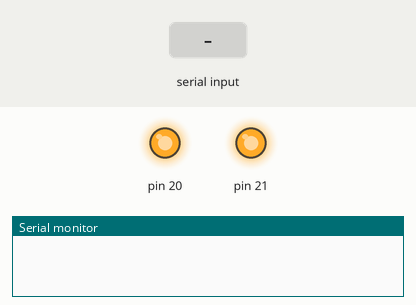
The sketch below on a simulated Arduino Mega 2560, built with avr-gcc and run on an emulated ATmega2560. On the bench: output pins drawn as LEDs (lit = HIGH), the last lines printed to the serial monitor. The inputs (shaded band) are chosen by the test bench.

Above: at 1.2 s.
1.3 s: "s90\n" received over Serial
At 2.6 s:
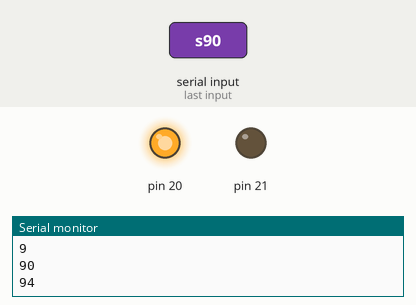
2.9 s: "r90\n" received over Serial
At 3.9 s:
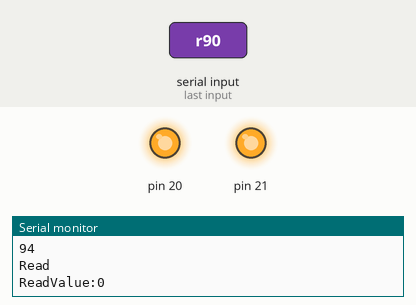
Timing chart, 0 to 5.9 s (numbered marks = the images above; inputs shaded):
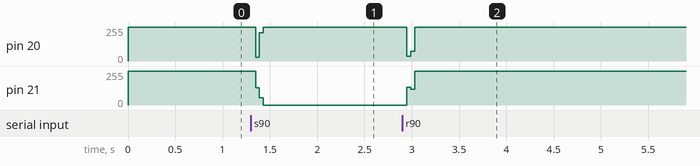

Measured:
- after the input at 1.3 s, pin 20: 255/255 → 30/255 after 0.05 s, → 211/255 0.04 s later, → 255/255 0.04 s later; pin 21: 255/255 → 0/255 after 0.05 s
- after the input at 2.9 s, pin 20: 255/255 → 36/255 after 0.05 s, → 73/255 0.04 s later, → 255/255 0.04 s later; pin 21: 0/255 → 255/255 after 0.05 s

The sketch:

MyeepRom2.ino
```cpp
enum EEPRom_WriteTask
{
W_START,
W_DEVICE_ADDRESS,
W_ACK1,
W_WORD_ADDRESS,
W_ACK2,
W_DATA,
W_ACK3,
W_STOP
};

enum EEPRom_ReadTask
{
R_START,
R_DEVICE_ADDRESS,
R_ACK1,
R_WORD_ADDRESS,
R_ACK2,
R_ReStart,
R_DEVICE_ADDRESS2,
R_ACK3,
R_READ_DATA,
R_SEND_ACK,
R_STOP
};

#define SCL 21
#define SDA 20
#define READ_MODE 2
#define WRITE_MODE 3

#define SLAVE_RECEVE_DATA 1
#define SLAVE_NO_RECEVE_DATA 2


static uint32_t curTime, prevTime=0, timeCount=0;
static int eepRom_WriteTask=0, eepRom_ReadTask=0, byteCheck=0;

static uint8_t DeviceAddr_w, DeviceAddr_r, WordAddr, Data=0, ackState=0;
static int writeFlag=0, readFlag=0, first=1, readData=0;
static char readSerial, mode=0;

void setup()
{
  Serial.begin(9600);
  DeviceAddr_w= 0xA0;
  DeviceAddr_r= 0xA1;

  WordAddr= 0x01;
  Init_eepRom(SCL, SDA);
  Delay_ms(5);
}


void loop()
{
      curTime = micros();

      if(timeCount>=4)
      {
        timeCount=0;
      }

      if(curTime-prevTime>=500 || first==1)
      {
          prevTime=curTime;
          if(first==1)
          {
            first=0;
            timeCount=0;
          }
          else
          {
            timeCount+=1;
          }
      }

  if (Serial.available() > 0)
  {
    first=1;
    readSerial=Serial.read();

    if(readSerial=='s')
    {
      Serial.println("Write");
      mode=WRITE_MODE;
      writeFlag=1;
      readFlag=0;
    }

    else if(readSerial=='r')
    {
      Serial.println("Read");
      mode=READ_MODE;
      readFlag=1;
      writeFlag=0;
    }

    if(mode==WRITE_MODE && readSerial!='s')
    {
      Data*=10;
      Data+=ConvAskiiToNum(readSerial);
      Serial.println(Data);
    }
  }


  if(mode==WRITE_MODE && writeFlag==1)
  {
      /*send Start bit*/
      if(eepRom_WriteTask==W_START)
      {
        if(timeCount>=4)
        {
          eepRom_WriteTask+=1;
        }

        EEPRom_Start(SCL, SDA, timeCount);
      }

      /*send Device address*/
      else if(eepRom_WriteTask==W_DEVICE_ADDRESS)
      {
        if(timeCount>=4)
        {
          byteCheck+=1;
        }

        EEPRom_WriteByte(SCL, SDA, DeviceAddr_w, timeCount, byteCheck);

        if(byteCheck>=8)// 8bit loop
        {
          eepRom_WriteTask+=1;
          byteCheck=0;
//          Serial.println("Device");
        }
      }

      /*receive ACK*/
      else if(eepRom_WriteTask==W_ACK1)
      {
        if(timeCount>=4)
        {
          eepRom_WriteTask+=1;
          ackState=0;
        }

        ackState=EEPRom_ACK(SCL, SDA, timeCount);

        if(ackState==SLAVE_NO_RECEVE_DATA)
        {
          Serial.println("Slave module not receive DEVICE ADDRESS!!\nRetry again!");
          eepRom_WriteTask-=1;
          timeCount=0;
        }
      }

      /*send Word address*/
      else if(eepRom_WriteTask==W_WORD_ADDRESS)
      {
        if(timeCount>=4)
        {
          byteCheck+=1;
        }

        EEPRom_WriteByte(SCL, SDA, WordAddr, timeCount, byteCheck);

        if(byteCheck>=8)// 8bit loop
        {
          eepRom_WriteTask+=1;
          byteCheck=0;
        }
      }

      /*receive ACK*/
      else if(eepRom_WriteTask==W_ACK2)
      {
        if(timeCount>=4)
        {
          eepRom_WriteTask+=1;
          ackState=0;
        }

        ackState=EEPRom_ACK(SCL, SDA, timeCount);

        if(ackState==SLAVE_NO_RECEVE_DATA)
        {
          Serial.println("Slave module not receive WORD ADDRESS!!\nRetry again!");
          eepRom_WriteTask-=1;
          timeCount=0;
        }
      }

      /*send Data*/
      else if(eepRom_WriteTask==W_DATA)
      {
        if(timeCount>=4)
        {
          byteCheck+=1;
        }

        EEPRom_WriteByte(SCL, SDA, Data, timeCount, byteCheck);

        if(byteCheck>=8)// 8bit loop
        {
          eepRom_WriteTask+=1;
          byteCheck=0;
//          Serial.println("Data");
        }
      }

      /*receive ACK*/
      else if(eepRom_WriteTask==W_ACK3)
      {
        if(timeCount>=4)
        {
          eepRom_WriteTask+=1;
          ackState=0;
        }

        ackState=EEPRom_ACK(SCL, SDA, timeCount);

        if(ackState==SLAVE_NO_RECEVE_DATA)
        {
          Serial.println("Slave module not receive DATA!!\nRetry again!");
          eepRom_WriteTask-=1;
          timeCount=0;
        }
      }


      else if(eepRom_WriteTask==W_STOP)
      {
        if(timeCount>=4)
        {
          eepRom_WriteTask+=1;
          timeCount=0;
          writeFlag=0;
        }

        EEPRom_Stop(SCL, SDA, timeCount);
      }
}


  else if(mode==READ_MODE && readFlag==1)
  {
      /*send Start bit*/
      if(eepRom_ReadTask==R_START)
      {
        if(timeCount>=4)
        {
          eepRom_ReadTask+=1;
        }

        EEPRom_Start(SCL, SDA, timeCount);
      }

      /*send Device address*/
      else if(eepRom_ReadTask==R_DEVICE_ADDRESS)
      {
        if(timeCount>=4)
        {
          byteCheck+=1;
        }

        EEPRom_WriteByte(SCL, SDA, DeviceAddr_w, timeCount, byteCheck);

        if(byteCheck>=8)// 8bit loop
        {
          eepRom_ReadTask+=1;
          byteCheck=0;
//          Serial.println("Device");
        }
      }

      /*receive ACK*/
      else if(eepRom_ReadTask==R_ACK1)
      {
        if(timeCount>=4)
        {
          eepRom_ReadTask+=1;
          ackState=0;
        }

        ackState=EEPRom_ACK(SCL, SDA, timeCount);

        if(ackState==SLAVE_NO_RECEVE_DATA)
        {
          Serial.println("Slave module not receive DEVICE ADDRESS!!\nRetry again!");
          eepRom_ReadTask-=1;
          timeCount=0;
        }
      }

      /*send Word address*/
      else if(eepRom_ReadTask==R_WORD_ADDRESS)
      {
        if(timeCount>=4)
        {
          byteCheck+=1;
        }

        EEPRom_WriteByte(SCL, SDA, WordAddr, timeCount, byteCheck);

        if(byteCheck>=8)// 8bit loop
        {
          eepRom_ReadTask+=1;
          byteCheck=0;
//          Serial.println("Word");
        }
      }

      /*receive ACK*/
      else if(eepRom_ReadTask==R_ACK2)
      {
        if(timeCount>=4)
        {
          eepRom_ReadTask+=1;
          ackState=0;
        }

        ackState=EEPRom_ACK(SCL, SDA, timeCount);

        if(ackState==SLAVE_NO_RECEVE_DATA)
        {
          Serial.println("Slave module not receive WORD ADDRESS!!\nRetry again!");
          eepRom_ReadTask-=1;
          timeCount=0;
        }
      }

      /*send ReStart bit*/
      else if(eepRom_ReadTask==R_ReStart)
      {
        if(timeCount>=4)
        {
          eepRom_ReadTask+=1;
        }

        EEPRom_Start(SCL, SDA, timeCount);
      }

      /*send Device address*/
      else if(eepRom_ReadTask==R_DEVICE_ADDRESS2)
      {
        if(timeCount>=4)
        {
          byteCheck+=1;
        }

        EEPRom_WriteByte(SCL, SDA, DeviceAddr_r, timeCount, byteCheck);

        if(byteCheck>=8)// 8bit loop
        {
          eepRom_ReadTask+=1;
          byteCheck=0;
//          Serial.println("Device");
        }
      }

      /*receive ACK*/
      else if(eepRom_ReadTask==R_ACK3)
      {
        if(timeCount>=4)
        {
          eepRom_ReadTask+=1;
          ackState=0;
        }

        ackState=EEPRom_ACK(SCL, SDA, timeCount);

        if(ackState==SLAVE_NO_RECEVE_DATA)
        {
          Serial.println("Slave module not receive WORD ADDRESS!!\nRetry again!");
          eepRom_ReadTask-=1;
          timeCount=0;
        }
      }

      else if(eepRom_ReadTask==R_READ_DATA)
      {
        if(timeCount>=4)
        {
          byteCheck+=1;
          readData<<=1;
        }

        if(EEPRom_ReadBit(SCL, SDA, timeCount) !=-1)
        {
          readData|= EEPRom_ReadBit(SCL, SDA, timeCount);
        }

        if(byteCheck>=8)
        {
          eepRom_ReadTask+=1;
          byteCheck=0;
          readData>>=1;
        }
      }

      else if(eepRom_ReadTask==R_SEND_ACK)
      {
         if(timeCount>=4)
        {
          eepRom_ReadTask+=1;
        }

        EEPRom_WriteByte(SCL, SDA, 0x80, timeCount, 0);
      }

      else if(eepRom_ReadTask==R_STOP)
      {
        if(timeCount>=4)
        {
          Serial.print("ReadValue:");
          Serial.println(readData);

          Init_eepRom(SCL, SDA);
          readFlag=0;
          mode=0;
          Data=0;
          readData=0;
          eepRom_ReadTask=R_START;
          eepRom_WriteTask=W_START;
        }

        EEPRom_Stop(SCL, SDA, timeCount);
      }
  }
}
```

AskiiConvert.ino
```cpp
uint8_t ConvAskiiToNum(char AskiiCode)
{
  return AskiiCode-48;
}
```

armToarduino.ino
```cpp
void gpioA_High(int pin)
{
  digitalWrite(pin, 1);
}

void gpioA_Low(int pin)
{
  digitalWrite(pin, 0);
}

uint32_t CheckMillis(void)
{
  return millis();
}

void Delay_ms(uint32_t DelayTime)
{
  delay(DelayTime);
}
```

eeprom.ino
```cpp
#define SLAVE_RECEVE_DATA 1
#define SLAVE_NO_RECEVE_DATA 2

void Init_eepRom(char Scl, char Sda)
{
 pinMode(Scl, OUTPUT);
  pinMode(Sda, OUTPUT);
  gpioA_High(Sda);
  gpioA_High(Scl);
}

/*start Signal*/
void EEPRom_Start(char Scl, char Sda, uint32_t timeCnt)
{
  if(timeCnt==0)
  {
    gpioA_Low(Scl);
//    gpioA_High(Sda);
  }

  //Delay_ms(1);
  else if(timeCnt==1)
  {
    gpioA_High(Sda);
  }
    //Delay_ms(1);
  else if(timeCnt==2)
  {
    gpioA_High(Scl);
  }
  else
  {
    gpioA_Low(Sda);
  }
}

/*stop signal*/
void EEPRom_Stop(char Scl, char Sda, uint32_t timeCnt)
{
  if(timeCnt==0)
  {
    gpioA_Low(Scl);
  }
  //Delay_ms(1);
  else if(timeCnt==1)
  {
    gpioA_Low(Sda);
  }
  //Delay_ms(1);
  else if(timeCnt==2)
  {
    gpioA_High(Scl);
  }

  else if(timeCnt==3)
  {
  gpioA_High(Sda);
  }
  //Delay_ms(1);
}


/*ACK Signal*/
int EEPRom_ACK(uint8_t Scl, uint8_t Sda, uint32_t timeCnt)
{
  int ackState;

  if(timeCnt==0)
  {
    gpioA_Low(Scl);
  }
    //Delay_ms(1);
  else if(timeCount==1)
  {
    gpioA_Low(Sda);
    pinMode(Sda, INPUT);
  }
    //Delay_ms(2)
  else if(timeCount==2)
  {
    gpioA_High(Scl);
    ackState=digitalRead(Sda);
//    pinMode(Sda, OUTPUT);


    if(ackState==0)
    {
        return SLAVE_RECEVE_DATA;
    }
    else
    {
        Serial.println(ackState);
        //return SLAVE_NO_RECEVE_DATA;
    }
  }
  else if(timeCount==4)
  {
    gpioA_Low(Scl);
    pinMode(Sda, OUTPUT);
  }
  return -1;

}


/*Write 1bit*/
void EEPRom_WriteByte(uint8_t Scl, uint8_t Sda, uint8_t Byte, uint32_t timeCnt, int MaskCount)
{
      /*if bit is 1*/
      if( Byte&(0x80>>MaskCount) )
      {
          if(timeCnt==0)
          {
            gpioA_Low(Scl);
          }
          else if(timeCount==1)
          {
            gpioA_High(Sda);
          }
            //Delay_ms(1);
          else if(timeCnt==2)
          {
          gpioA_High(Scl);
          }
            //Delay_ms(2);
      }

      /*if bit is 0*/
      else
      {
          if(timeCnt==0)
          {
            gpioA_Low(Scl);
          }

          else if(timeCount==1)
          {
            gpioA_Low(Sda);
          }
          //Delay_ms(1);
          else if(timeCnt==2)
          {
            gpioA_High(Scl);
          }
            //Delay_ms(2);
      }
      //Delay_ms(1);
}

int EEPRom_ReadBit(uint8_t Scl, uint8_t Sda, uint32_t timeCnt)
{

  if(timeCnt>=0 && timeCnt<2)
  {
    gpioA_Low(Scl);
    gpioA_Low(Sda);

    pinMode(Sda, INPUT);
  }

  else if(timeCnt==2)
  {
    gpioA_High(Scl);
//    Serial.println(digitalRead(Sda));
    return digitalRead(Sda);
  }
  else
  {
      gpioA_Low(Scl);
      pinMode(Sda, OUTPUT);
      gpioA_Low(Sda);
  }

  return -1;
}
```
